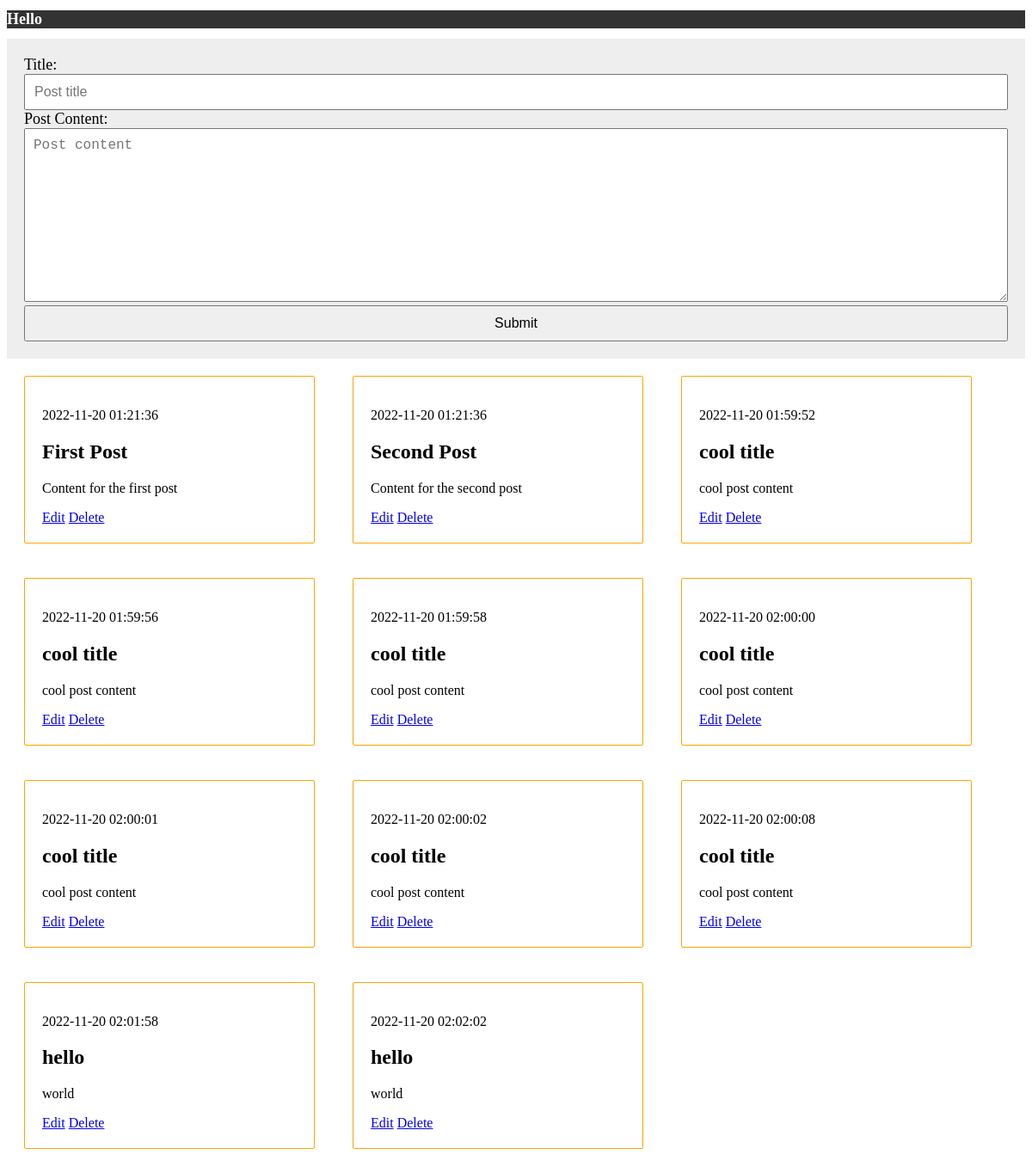
/, run on an earlier commit of the app's database.
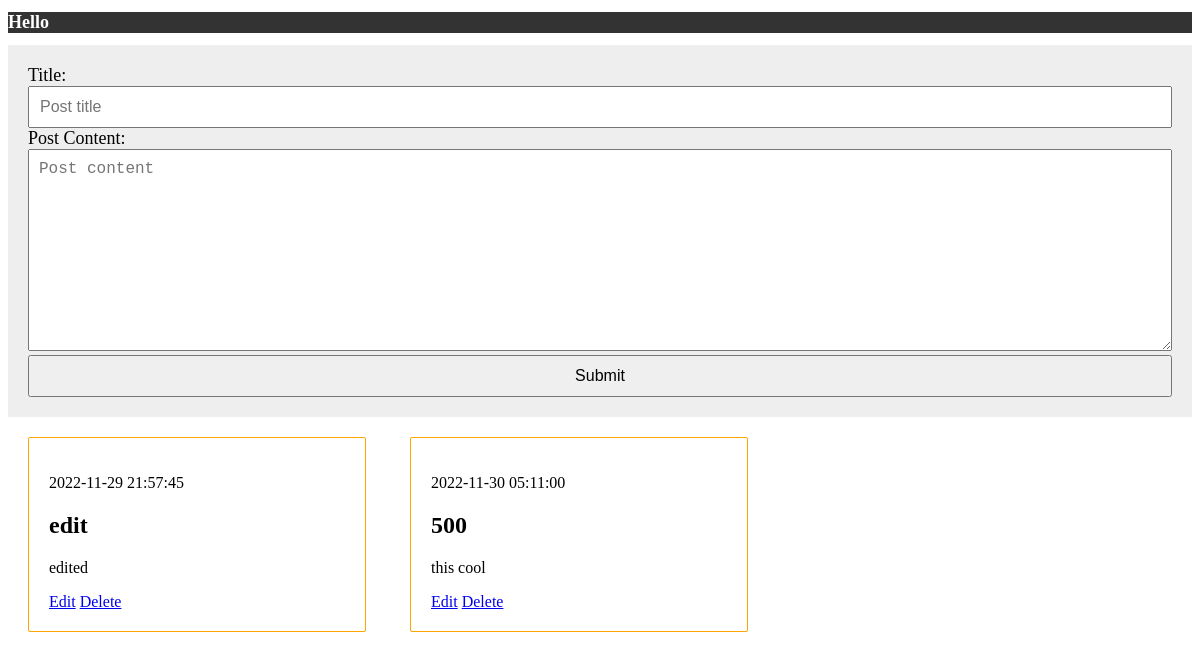
And on a later commit of the database.
### tables this page shows
CREATE TABLE posts (
    id INTEGER PRIMARY KEY AUTOINCREMENT,
    created TIMESTAMP NOT NULL DEFAULT CURRENT_TIMESTAMP,
    title TEXT NOT NULL,
    content TEXT NOT NULL
);

### app.py (the view)
@app.route("/")
def index():
    conn = get_db_connection()
    posts = conn.execute('SELECT * FROM posts').fetchall()
    conn.close()
    return render_template("/index.html", posts=posts)

### app.py (called while the page is built)
def get_db_connection():
    conn = sqlite3.connect('database.db')
    conn.row_factory = sqlite3.Row
    return conn

### templates/index.html (shortened to what this page needs)
<!DOCTYPE html>
<html lang="en">
    <head>
    <link rel="stylesheet" href="{{ url_for('static', filename='style.css') }}">
</head>
<body>
    <h1>Hello</h1>
    <div>
        <form action="/handle_data" method="post">
            <label for="title">Title:</label><br>
            <input type="text" name ="title"
            placeholder="Post title" value="{{request.form['title'] }}" required> </input><br>
            <label for="content">Post Content:</label><br>
            <textarea name="content" placeholder="Post content"
                    cols="30" rows="10" required
                    value = "{{ request.form['content']}}"></textarea>
            <br>
            <input type="submit" value="Submit">
        </form>
    </div>
    <div class="items">
        {% for post in posts %}
        <div class="div-item" onclick="showModalWindow('{{ post.id }}')" id="{{ post['id'] }}" data-title="{{ post['title'] }}" data-content="{{ post['content'] }}">
            <p>{{ post['created'] }}</p>
            <h2>{{ post['title'] }}</h2>
            <p>{{ post['content'] }}</p>
            <a href="{{ url_for('edit', id = post['id']) }}" >Edit</a>
            <a href="{{ url_for('delete', id = post['id']) }}">Delete</a>
        </div>
        {% endfor %}
    </div>
</body>
</html>

### static/style.css (style rules this page uses)
h1 { background-color: #333; font-size: 18px; color: #fff; text-decoration: none; }
form { background-color: #eee; padding: 20px; }
label { font-size: 18px; margin-bottom: 5px; }
input, textarea { font-size: 16px; padding: 10px; width: 100%; box-sizing: border-box; }
.items { display: inline; }
.items .div-item { border: solid 1px orange; border-radius: 2px; display: inline-block; width: 25%; margin: 20px; padding: 20px; cursor: pointer; }

What changed in the data, as far as the page shows it:
removed posts: created "2022-11-20 01:21:36", title "First Post", content "Content for the first post"
removed posts: created "2022-11-20 01:21:36", title "Second Post", content "Content for the second post"
removed posts: created "2022-11-20 01:59:52", title "cool title", content "cool post content"
removed posts: created "2022-11-20 01:59:56", title "cool title", content "cool post content"
removed posts: created "2022-11-20 01:59:58", title "cool title", content "cool post content"
removed posts: created "2022-11-20 02:00:00", title "cool title", content "cool post content"
removed posts: created "2022-11-20 02:00:01", title "cool title", content "cool post content"
removed posts: created "2022-11-20 02:00:02", title "cool title", content "cool post content"
removed posts: created "2022-11-20 02:00:08", title "cool title", content "cool post content"
removed posts: created "2022-11-20 02:01:58", title "hello", content "world"
removed posts: created "2022-11-20 02:02:02", title "hello", content "world"
added posts: created "2022-11-29 21:57:45", title "edit", content "edited"
added posts: created "2022-11-30 05:11:00", title "500", content "this cool"
